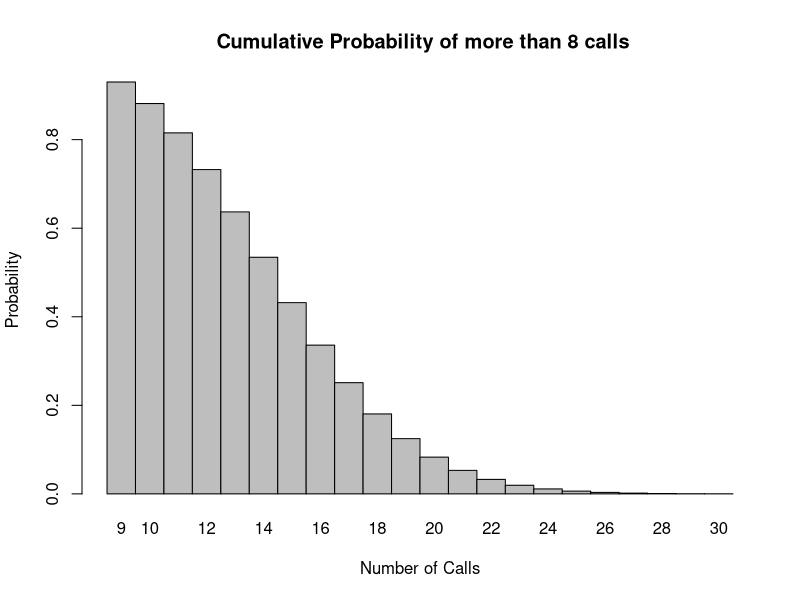
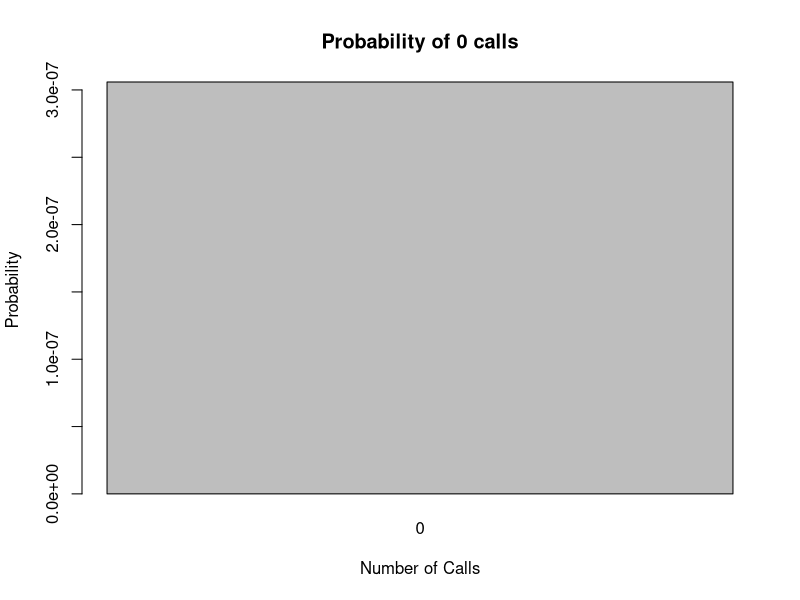
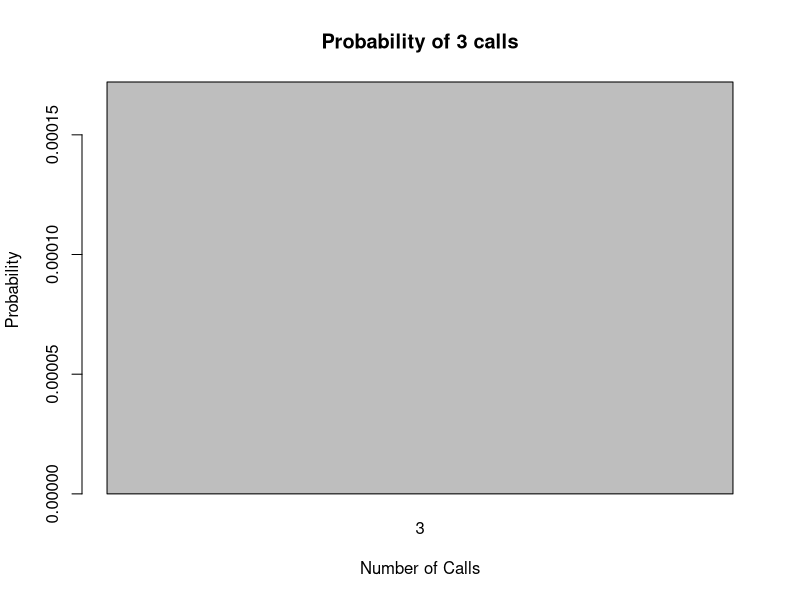
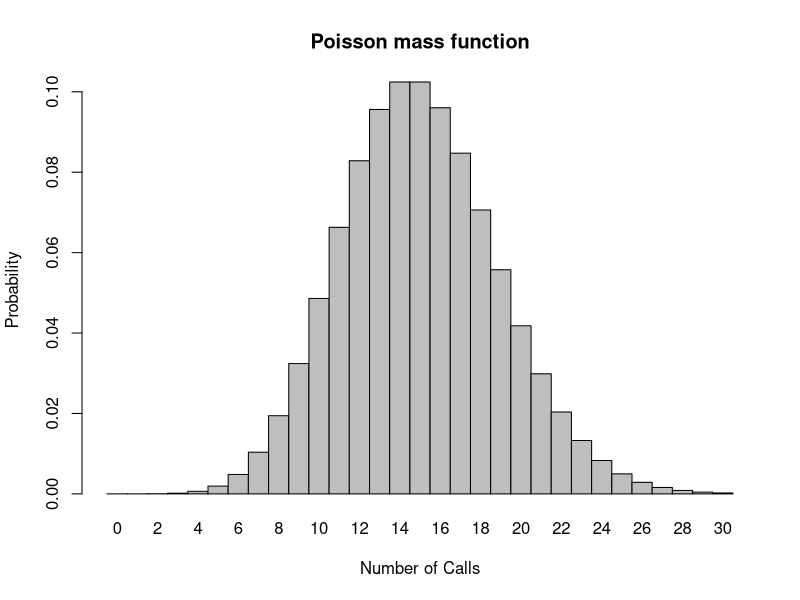
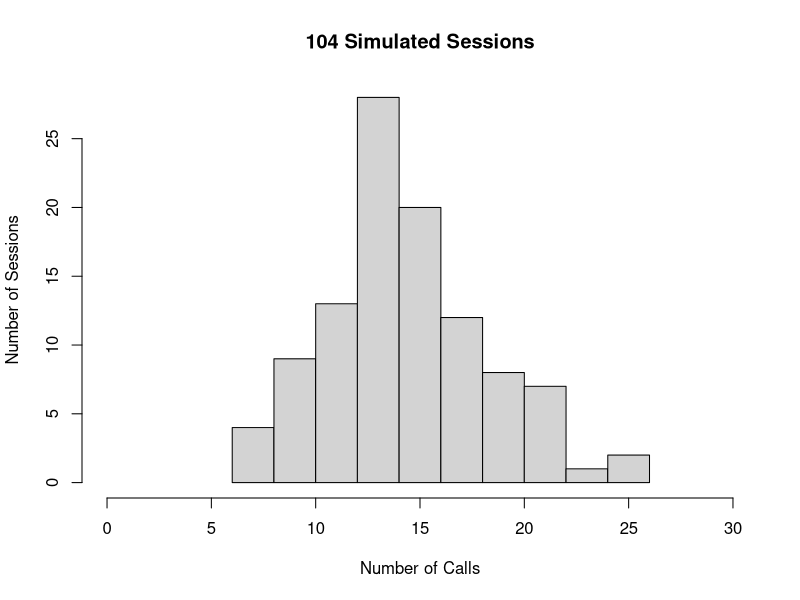

Source code (R) for these figures, in order:
## ---- chunk 1
x <- 9:30
l = 15
probset <- ppois(x, l, lower.tail = FALSE) #ppois gives cumulative probability. 
# lower.tail = TRUE cumulative probability that there will be x or fewer successes.
# lower.tail = FALSE cumulative probability that there will be more than x successes.

barplot(probset, names.arg = x, space = 0, xlab = "Number of Calls", ylab = "Probability", main = " Cumulative Probability of more than 8 calls")

probset[1] # probability that she will hear 9 or more calls. 
## ---- chunk 2
y <- 0
l = 15
probset1 <- dpois(y, l) #dpois the probability that there will be x successes
barplot(probset1, names.arg = y, space = 0, xlab = "Number of Calls", ylab = "Probability", main = "Probability of 0 calls")
probset1 # probability of hearing zero calls
## ---- chunk 3
z <- 3
l = 15
probset2 <- dpois(z, l)
barplot(probset2, names.arg = z, space = 0, xlab = "Number of Calls", ylab = "Probability", main = "Probability of 3 calls")
probset2 # probability of hearing 3 calls
## ---- chunk 4
a <- 0:30
l = 15
probset3 <- dpois(a, l) # probabilities of number of calls from 0 to 30
barplot(probset3, names.arg = a, space = 0, xlab = "Number of Calls", ylab = "Probability", main = "Poisson mass function")
## ---- chunk 5
b <- rpois(104, 15) # rpois(n, lambda). n is number of trials

## ---- chunk 6
hist(b, xlim = c(0,30), main = "104 Simulated Sessions", xlab = "Number of Calls", ylab = "Number of Sessions" )

